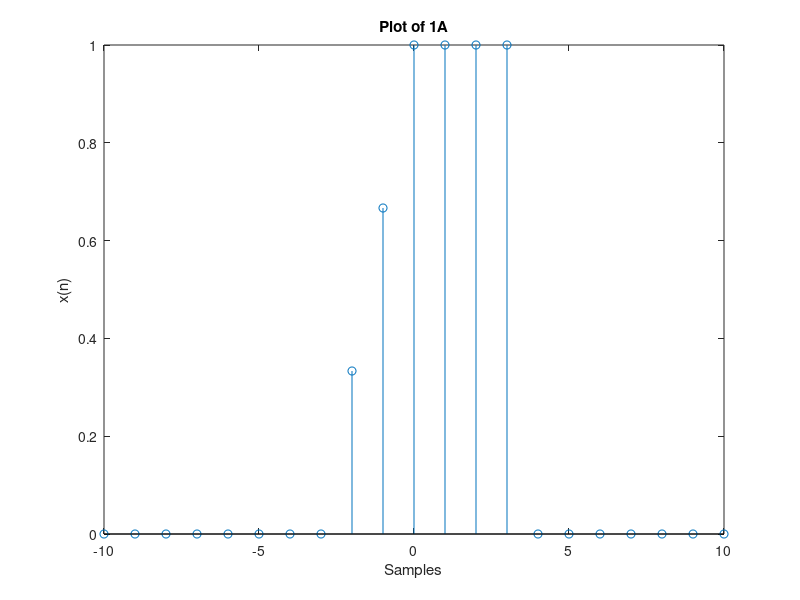
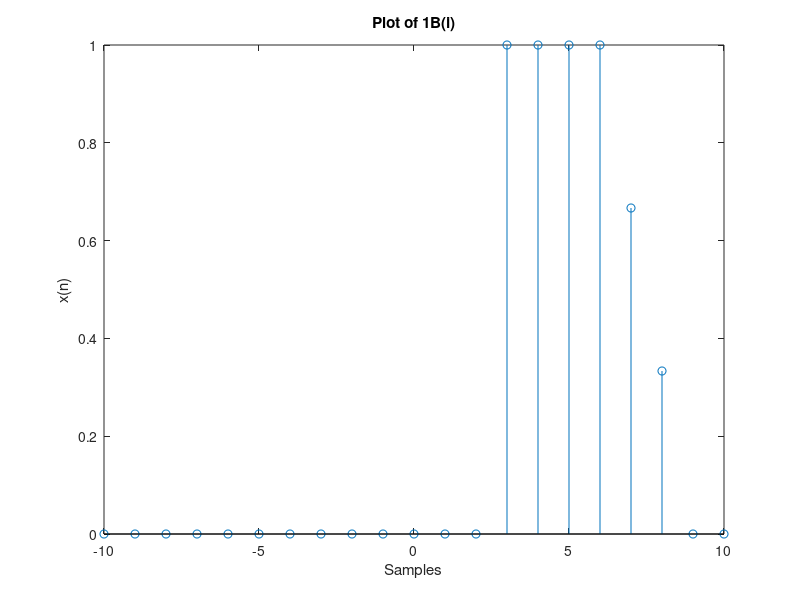
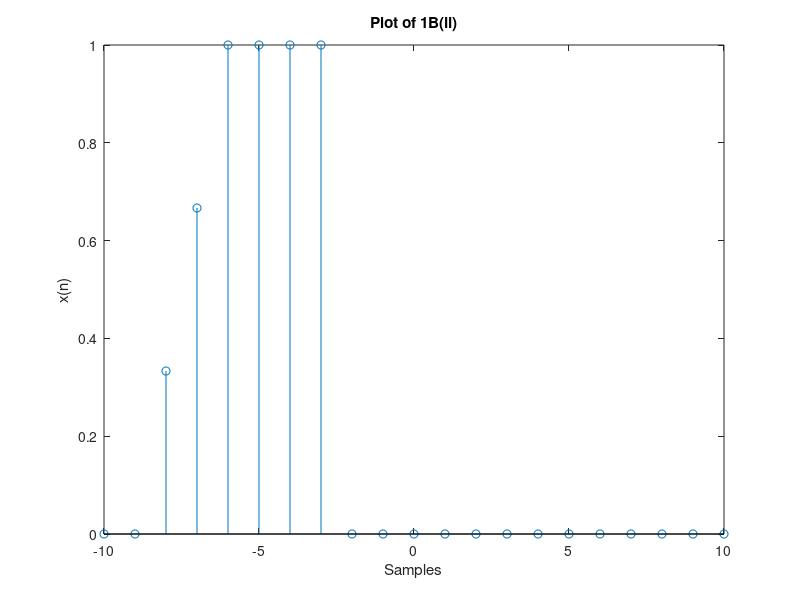
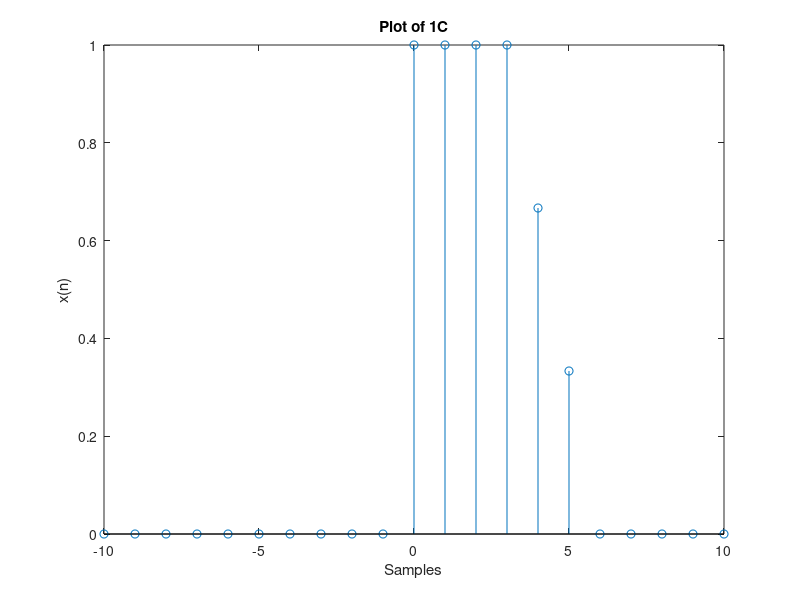

Reproduce these figures in MATLAB, in order. (Note: this script raises an error after producing the figures.)
% DSP HW2 #2
clear; close all;

% Variables
n = linspace(-10, 10, 21);
indexs = 8:14;
delay = 6; 

% Function
x_n = zeros(21, 1);             % Create array to hold x(n)
x_n(8:10) = 1 + n(8:10) ./ 3;   % Solve for -3 le n le -1
x_n(11:14) = 1;                 % Solve for 0 le n le 3

% Plot
figure(1)
stem(n, x_n)
xlabel('Samples')
ylabel('x(n)')
title('Plot of 1A')

% 2B(i)
x_n_b1_pre_delay = flip(x_n);                       % Flip the array first                   
x_n_b1 = zeros(21, 1);          
x_n_b1(indexs+delay) = x_n_b1_pre_delay(indexs);    % Delay values

figure(2)
stem(n, x_n_b1)
xlabel('Samples')
ylabel('x(n)')
title('Plot of 1B(i)')

% 2B(ii)
x_n_b2 = zeros(21, 1);    
x_n_b2(indexs+delay) = x_n_b1_pre_delay(indexs);    % Delay values
x_n_b2 = flip(x_n_b2);                              % Flip the array first

figure(3)
stem(n, x_n_b2)
xlabel('Samples')
ylabel('x(n)')
title('Plot of 1B(ii)')

% 2C
x_n_c_pre_delay = flip(x_n);                        % Flip the array first                   
x_n_c = zeros(21, 1); 
delay = 3;
x_n_c(indexs+delay) = x_n_c_pre_delay(indexs);      % Delay values

figure(4)
stem(n, x_n_c)
xlabel('Samples')
ylabel('x(n)')
title('Plot of 1C')

% 2E
% Use impulse and unit_step that are derived from DSP m-file Help Manual
x_n = impulse(-2,-10, 10) ./3 + 2 .* impulse(-1,-10,10) ./ 3 + ...
                unit_step(0,-10,10) - unit_step(4, -10, 10);

% Plot
figure(5)
stem(n, x_n)
xlabel('Samples')
ylabel('x(n)')
title('Plot of 1E')






